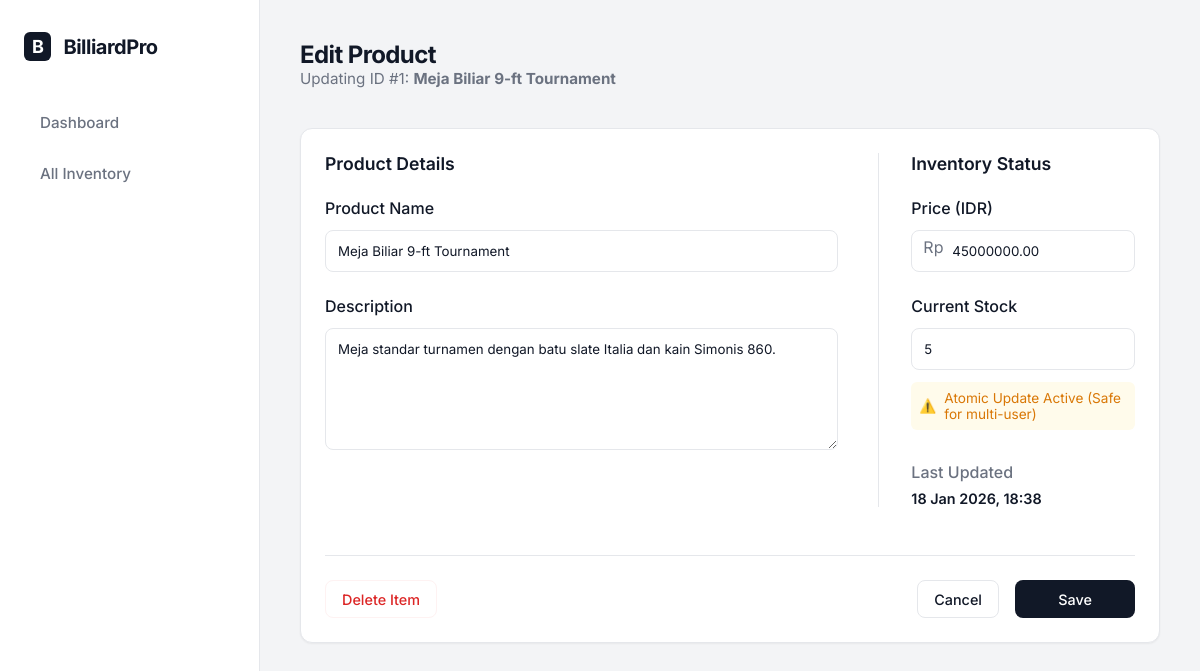
Screenshot of /form_edit.php?id=1 with the database file from the repository.
### tables this page shows
CREATE TABLE IF NOT EXISTS `Tb_Barang` (
    `Id_barang` int(11) NOT NULL AUTO_INCREMENT,
    `Nama_barang` varchar(100) NOT NULL,
    `Deskripsi_barang` text DEFAULT NULL,
    `Harga_barang` decimal(10, 2) NOT NULL,
    `Stok_barang` int(11) NOT NULL,
    `Last_update` timestamp NOT NULL DEFAULT current_timestamp() ON UPDATE current_timestamp(),
    PRIMARY KEY (`Id_barang`)
);

### form_edit.php (the view, shortened to what this page needs)
<?php
require_once 'db_connect.php';
$id = $_GET['id'] ?? null;
$stmt = $pdo->prepare("SELECT * FROM Tb_Barang WHERE Id_barang = :id");
$stmt->execute(['id' => $id]);
$item = $stmt->fetch();
?>
<!DOCTYPE html>
<html lang="en">
<head>
    <link rel="stylesheet" href="style.css">
</head>
<body>
    <div class="app-container">
        <aside class="sidebar">
            <div class="mobile-header">
                <div class="brand">
                    <span
                        style="background:var(--text-primary); color:white; padding:4px 8px; border-radius:6px; font-size: 0.9em;">B</span>
                    BilliardPro
                </div>
            </div>
            <ul class="nav-menu">
                <li class="nav-item"><a href="index.php"><span>Dashboard</span></a></li>
                <li class="nav-item"><a href="list_barang.php"><span>All Inventory</span></a></li>
            </ul>
        </aside>
        <main class="main-content">
            <header class="header">
                <div>
                    <h1 class="page-title">Edit Product</h1>
                    <p style="color: var(--text-secondary); font-size: 0.95rem;">
                        Updating ID #<?= $item['Id_barang'] ?>:
                        <strong><?= htmlspecialchars($item['Nama_barang']) ?></strong>
                    </p>
                </div>
            </header>
            <div style="max-width: 900px; margin: 0 auto;">
                <form action="proses_update.php" method="POST" class="stat-card">
                    <div class="form-grid-layout">
                        <div>
                            <h3 style="font-size:1.1rem; font-weight:600; margin-bottom:1.5rem;">Product Details</h3>
                            <div style="margin-bottom: 1.5rem;">
                                <label
                                    style="display:block; margin-bottom:0.5rem; font-weight:500; color:var(--text-primary);">Product
                                    Name</label>
                                <input type="text" name="nama" class="form-input"
                                    value="<?= htmlspecialchars($item['Nama_barang']) ?>" required>
                            </div>
                            <div style="margin-bottom: 1.5rem;">
                                <label
                                    style="display:block; margin-bottom:0.5rem; font-weight:500; color:var(--text-primary);">Description</label>
                                <textarea name="deskripsi" class="form-input"
                                    rows="6"><?= htmlspecialchars($item['Deskripsi_barang']) ?></textarea>
                            </div>
                        </div>
                        <div class="form-column-right">
                            <h3 style="font-size:1.1rem; font-weight:600; margin-bottom:1.5rem;">Inventory Status</h3>
                            <div style="margin-bottom: 1.5rem;">
                                <label
                                    style="display:block; margin-bottom:0.5rem; font-weight:500; color:var(--text-primary);">Price
                                    (IDR)</label>
                                <div style="position:relative;">
                                    <span
                                        style="position:absolute; left:12px; top:11px; color:var(--text-secondary);">Rp</span>
                                    <input type="number" name="harga" class="form-input" style="padding-left:2.5rem;"
                                        value="<?= $item['Harga_barang'] ?>" required>
                                </div>
                            </div>
                            <div style="margin-bottom: 1.5rem;">
                                <label
                                    style="display:block; margin-bottom:0.5rem; font-weight:500; color:var(--text-primary);">Current
                                    Stock</label>
                                <input type="number" name="stok" class="form-input" value="<?= $item['Stok_barang'] ?>"
                                    required>
                                <div
                                    style="display:flex; align-items:center; gap:0.5rem; margin-top:0.75rem; font-size:0.85rem; color: #d97706; background:#fffbeb; padding:0.5rem; border-radius:6px;">
                                    <span>⚠️</span>
                                    <span>Atomic Update Active (Safe for multi-user)</span>
                                </div>
                            </div>
                            <div style="margin-top:2rem;">
                                <label
                                    style="display:block; margin-bottom:0.5rem; font-weight:500; color:var(--text-secondary);">Last
                                    Updated</label>
                                <div style="font-size:0.9rem; font-weight:600;">
                                    <?= date('d M Y, H:i', strtotime($item['Last_update'])) ?>
                                </div>
                            </div>
                        </div>
                    </div>
                    <div
                        style="display: flex; justify-content: space-between; align-items:center; margin-top: 3rem; padding-top:1.5rem; border-top:1px solid var(--border-color);">
                        <a href="delete_barang.php?id=<?= $item['Id_barang'] ?>" class="btn btn-delete"
                            onclick="return confirm('Truly delete this item?')">Delete Item</a>
                        <div style="display:flex; gap:1rem;">
                            <a href="list_barang.php" class="btn btn-edit">Cancel</a>
                            <button type="submit" class="btn btn-primary"
                                style="min-width:120px; justify-content:center;">Save</button>
                        </div>
                    </div>
                </form>
            </div>
        </main>
    </div>
</body>
</html>

### style.css (style rules this page uses)
:root { --bg-body: #f3f4f6; --bg-sidebar: #ffffff; --bg-card: #ffffff; --text-primary: #111827; --text-secondary: #6b7280; --text-muted: #9ca3af; --border-color: #e5e7eb; --primary: #15803d; --primary-soft: #dcfce7; --success: #059669; --success-bg: #ecfdf5; --danger: #dc2626; --danger-bg: #fef2f2; --warning: #d97706; --warning-bg: #fffbeb; --shadow-sm: 0 1px 2px 0 rgba(0, 0, 0, 0.05); --shadow-md: 0 4px 6px -1px rgba(0, 0, 0, 0.1), 0 2px 4px -1px rgba(0, 0, 0, 0.06); --radius: 12px; }
* { margin: 0; padding: 0; box-sizing: border-box; font-family: 'Inter', system-ui, -apple-system, sans-serif; }
body { background-color: var(--bg-body); color: var(--text-primary); min-height: 100vh; }
.app-container { display: flex; min-height: 100vh; }
.sidebar { width: 260px; background: var(--bg-sidebar); border-right: 1px solid var(--border-color); padding: 2rem 1.5rem; position: fixed; height: 100vh; z-index: 50; display: flex; flex-direction: column; }
.brand { font-size: 1.25rem; font-weight: 700; color: var(--text-primary); margin-bottom: 2.5rem; display: flex; align-items: center; gap: 0.75rem; letter-spacing: -0.025em; }
.nav-menu { list-style: none; display: flex; flex-direction: column; gap: 0.5rem; }
.nav-item a { display: flex; align-items: center; gap: 0.75rem; padding: 0.75rem 1rem; color: var(--text-secondary); text-decoration: none; border-radius: var(--radius); transition: all 0.2s ease; font-size: 0.95rem; font-weight: 500; }
.main-content { flex: 1; margin-left: 260px; padding: 2.5rem; max-width: 1600px; }
.header { display: flex; justify-content: space-between; align-items: center; margin-bottom: 2.5rem; }
.page-title { font-size: 1.5rem; font-weight: 700; color: var(--text-primary); letter-spacing: -0.025em; }
.stat-card { background: var(--bg-card); border: 1px solid var(--border-color); padding: 1.5rem; border-radius: var(--radius); box-shadow: var(--shadow-sm); transition: box-shadow 0.2s; }
.btn { padding: 0.6rem 1rem; border-radius: 8px; border: 1px solid transparent; cursor: pointer; font-weight: 500; text-decoration: none; font-size: 0.9rem; display: inline-flex; align-items: center; gap: 0.5rem; }
.btn-primary { background: var(--text-primary); color: white; }
.btn-edit { background: white; border: 1px solid var(--border-color); color: var(--text-primary); }
.btn-delete { background: white; border: 1px solid var(--danger-bg); color: var(--danger); }
.form-input { width: 100%; padding: 0.75rem; background: white; border: 1px solid var(--border-color); border-radius: 8px; color: var(--text-primary); margin-top: 0.25rem; transition: border-color 0.2s; }
.form-grid-layout { display: grid; grid-template-columns: 2fr 1fr; gap: 2.5rem; }
.form-column-right { border-left: 1px solid var(--border-color); padding-left: 2rem; }

### rows the page displays
tb_barang: Id_barang "1", Nama_barang "Meja Biliar 9-ft Tournament", nama "Meja Biliar 9-ft Tournament", deskripsi "Meja standar turnamen dengan batu slate Italia dan kain Simonis 860.", harga "45000000.00", stok "5", Last_update "18 Jan 2026, 18:38"
